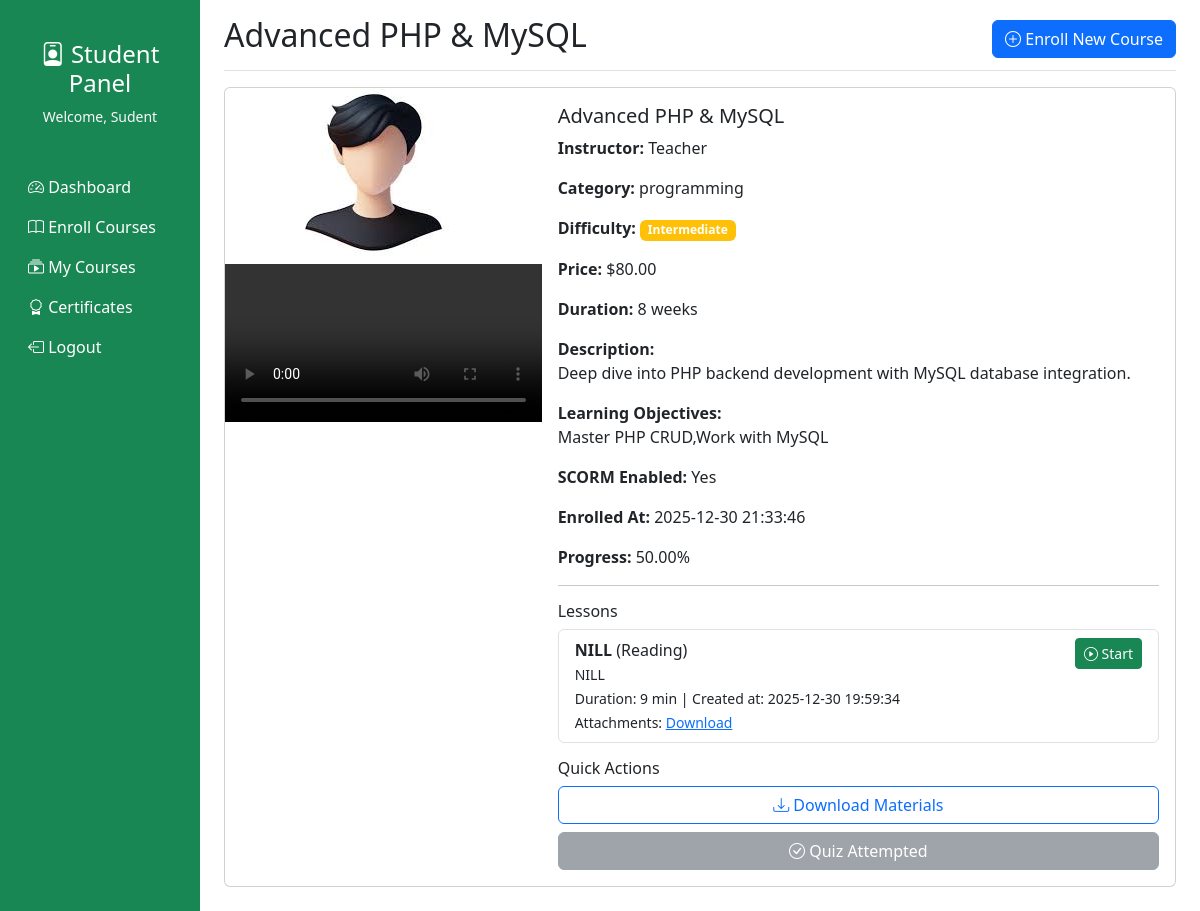
/student/my_courses.php?course_id=1 (signed in), run on the app's committed database.
### tables this page shows
CREATE TABLE `users` (
  `id` int(11) NOT NULL,
  `full_name` varchar(100) NOT NULL,
  `dob` date DEFAULT NULL,
  `email` varchar(150) NOT NULL,
  `phone` varchar(20) NOT NULL,
  `password` varchar(255) NOT NULL,
  `user_type` enum('student','instructor','admin','parents') NOT NULL,
  `profile` varchar(255) DEFAULT NULL,
  `terms_accepted` tinyint(1) DEFAULT 0,
  `status` enum('active','inactive','blocked') DEFAULT 'active',
  `created_at` timestamp NOT NULL DEFAULT current_timestamp(),
  `updated_at` timestamp NOT NULL DEFAULT current_timestamp() ON UPDATE current_timestamp()
);

CREATE TABLE `courses` (
  `id` int(11) NOT NULL,
  `fkteacherID` int(11) DEFAULT NULL,
  `title` varchar(255) NOT NULL,
  `category` varchar(100) NOT NULL,
  `difficulty` enum('beginner','intermediate','advanced') NOT NULL,
  `price` decimal(10,2) NOT NULL,
  `duration_weeks` int(11) NOT NULL,
  `description` text NOT NULL,
  `learning_objectives` text DEFAULT NULL,
  `thumbnail` varchar(255) NOT NULL,
  `intro_video` varchar(255) DEFAULT NULL,
  `materials` text DEFAULT NULL,
  `scorm_enabled` tinyint(1) DEFAULT 0,
  `status` enum('pending','approved','rejected') DEFAULT 'pending',
  `created_at` timestamp NOT NULL DEFAULT current_timestamp()
);

CREATE TABLE `course_enrollments` (
  `id` int(11) NOT NULL,
  `fkstudentID` int(11) NOT NULL,
  `fkcourseID` int(11) NOT NULL,
  `enrolled_at` timestamp NOT NULL DEFAULT current_timestamp(),
  `progress` decimal(5,2) DEFAULT 0.00,
  `enStatus` varchar(255) NOT NULL
);

CREATE TABLE `lessons` (
  `id` int(11) NOT NULL,
  `fkcourseID` int(11) NOT NULL,
  `fkteacherID` int(11) NOT NULL,
  `title` varchar(255) NOT NULL,
  `lesson_type` enum('video','reading','quiz','assignment') NOT NULL,
  `description` text DEFAULT NULL,
  `video` varchar(255) DEFAULT NULL,
  `content` text DEFAULT NULL,
  `attachments` text DEFAULT NULL,
  `duration_minutes` int(11) DEFAULT NULL,
  `lessstatus` enum('draft','published') DEFAULT 'draft',
  `created_at` timestamp NOT NULL DEFAULT current_timestamp()
);

### student/auth.php (called while the page is built, shortened)
<?php
if (!isset($_SESSION['authemail']) AND !isset($_SESSION['authemail']) AND $_SESSION['user_types']!='teacher' ) {
	header('location:../index.php');
}else {
	require_once 'db.php';
	$stquery = "SELECT * FROM users WHERE email =  '$_SESSION[authemail]' ";
	$stdata = mysqli_fetch_assoc(mysqli_query($conn, $stquery));
	$userid =  $stdata['id'];
	$full_name =  $stdata['full_name'];
}
?>

### student/my_courses.php (the view, shortened to what this page needs)
<?php
require_once 'header.php';
require_once 'db.php';
$student_id = $userid;
$course_id = intval($_GET['course_id']);
$course_query = mysqli_query($conn, "
    SELECT c.*, u.full_name as teacher_name, ce.progress, ce.enrolled_at
    FROM courses c
    INNER JOIN course_enrollments ce ON ce.fkcourseID = c.id
    LEFT JOIN users u ON c.fkteacherID = u.id
    WHERE c.id='$course_id' AND ce.fkstudentID='$student_id'
");
$course = mysqli_fetch_assoc($course_query);
$lessons_query = mysqli_query($conn, "
    SELECT * FROM lessons
    WHERE fkcourseID='$course_id'
    ORDER BY id ASC
");
$quiz_check = mysqli_query($conn,"
    SELECT id FROM quiz WHERE fkcourseID='$course_id'
");
$quiz_data = mysqli_fetch_assoc($quiz_check);
$quiz_id = $quiz_data['id'] ?? 0;
$attempt_check = mysqli_query($conn,"
    SELECT id FROM quiz_result
    WHERE student_id='$student_id' AND quiz_id='$quiz_id'
");
$already_attempted = mysqli_num_rows($attempt_check) > 0;
?>
<main class="col-md-9 ms-sm-auto col-lg-10 px-md-4">
    <div class="d-flex justify-content-between align-items-center pt-3 pb-2 mb-3 border-bottom">
        <h1 class="h2"><?= htmlspecialchars($course['title']) ?></h1>
        <a href="enroll_courses.php" class="btn btn-primary">
            <i class="bi bi-plus-circle"></i> Enroll New Course
        </a>
    </div>
    <div class="card mb-4">
        <div class="row g-0">
            <div class="col-md-4">
                <?php if($course['thumbnail']): ?>
                <img src="../instructor/uploads/<?= htmlspecialchars($course['thumbnail']) ?>"
                    class="img-fluid rounded-start" alt="Course Thumbnail">
                <?php endif; ?>
                <?php if($course['intro_video']): ?>
                <video width="100%" controls class="mt-2">
                    <source src="../instructor/uploads/<?= htmlspecialchars($course['intro_video']) ?>"
                        type="video/mp4">
                </video>
                <?php endif; ?>
            </div>
            <div class="col-md-8">
                <div class="card-body">
                    <h5 class="card-title"><?= htmlspecialchars($course['title']) ?></h5>
                    <p><strong>Instructor:</strong> <?= htmlspecialchars($course['teacher_name'] ?? 'N/A') ?></p>
                    <p><strong>Category:</strong> <?= htmlspecialchars($course['category']) ?></p>
                    <p><strong>Difficulty:</strong>
                        <span
                            class="badge bg-<?= $course['difficulty']=='beginner'?'success':($course['difficulty']=='intermediate'?'warning':'info') ?>">
                            <?= ucfirst($course['difficulty']) ?>
                        </span>
                    </p>
                    <p><strong>Price:</strong> $<?= $course['price'] ?></p>
                    <p><strong>Duration:</strong> <?= $course['duration_weeks'] ?> weeks</p>
                    <p><strong>Description:</strong><br><?= nl2br(htmlspecialchars($course['description'])) ?></p>
                    <p><strong>Learning
                            Objectives:</strong><br><?= nl2br(htmlspecialchars($course['learning_objectives'] ?? 'N/A')) ?>
                    </p>
                    <p><strong>SCORM Enabled:</strong> <?= $course['scorm_enabled'] ? 'Yes' : 'No' ?></p>
                    <p><strong>Enrolled At:</strong> <?= $course['enrolled_at'] ?></p>
                    <p><strong>Progress:</strong> <?= $course['progress'] ?>%</p>
                    <hr>
                    <h6>Lessons</h6>
                    <div class="list-group mb-3">
                        <?php while($lesson = mysqli_fetch_assoc($lessons_query)): ?>
                        <div class="list-group-item">
                            <div class="d-flex justify-content-between align-items-start">
                                <div>
                                    <strong><?= htmlspecialchars($lesson['title']) ?></strong>
                                    (<?= ucfirst($lesson['lesson_type']) ?>)
                                    <br>
                                    <small><?= htmlspecialchars($lesson['description'] ?? '') ?></small>
                                    <br>
                                    <small>Duration: <?= $lesson['duration_minutes'] ?? 'N/A' ?> min | Created at:
                                        <?= $lesson['created_at'] ?></small>
                                    <br>
                                    <?php if($lesson['attachments']): ?>
                                    <small>Attachments: <a href="../instructor/uploads/<?= $lesson['attachments'] ?>"
                                            download>Download</a></small>
                                    <?php endif; ?>
                                </div>
                                <a href="lesson_view.php?lesson_id=<?= $lesson['id'] ?>" class="btn btn-success btn-sm">
                                    <i class="bi bi-play-circle"></i> Start
                                </a>
                            </div>
                        </div>
                        <?php endwhile; ?>
                    </div>
                    <h6>Quick Actions</h6>
                    <div class="d-grid gap-2">
                        <?php if($course['materials']): ?>
                        <a href="../instructor/uploads/<?= $course['materials'] ?>" class="btn btn-outline-primary"
                            download>
                            <i class="bi bi-download"></i> Download Materials
                        </a>
                        <?php endif; ?>
                        <?php if($quiz_id): ?>
                        <?php if($already_attempted): ?>
                        <button class="btn btn-secondary" disabled>
                            <i class="bi bi-check-circle"></i> Quiz Attempted
                        </button>
                        <?php else: ?>
                        <a href="take_quiz.php?course_id=<?= $course['id'] ?>" class="btn btn-outline-info">
                            <i class="bi bi-clock-history"></i> Take Quiz
                        </a>
                        <?php endif; ?>
                        <?php else: ?>
                        <button class="btn btn-warning" disabled>
                            Quiz Not Available
                        </button>
                        <?php endif; ?>
                    </div>
                </div>
            </div>
        </div>
    </div>
</main>

### student/header.php (shortened to what this page needs)
<?php require_once 'auth.php' ?>
<!DOCTYPE html>
<html lang="en">
<head>
    <link href="https://cdn.jsdelivr.net/npm/bootstrap@5.3.0-alpha1/dist/css/bootstrap.min.css" rel="stylesheet">
    <link rel="stylesheet" href="https://cdn.jsdelivr.net/npm/bootstrap-icons@1.8.1/font/bootstrap-icons.css">
</head>
<body>
    <div class="container-fluid">
        <div class="row">
            <nav class="col-md-3 col-lg-2 d-md-block bg-success sidebar min-vh-100">
                <div class="position-sticky pt-3">
                    <div class="text-center py-4">
                        <h4 class="text-white"><i class="bi bi-person-badge"></i> Student Panel</h4>
                        <p class="text-light small">Welcome, <?php echo $full_name ?></p>
                    </div>
                    <ul class="nav flex-column">
                        <li class="nav-item">
                            <a class="nav-link active text-white" href="index.php">
                                <i class="bi bi-speedometer2"></i> Dashboard
                            </a>
                        </li>
                        <li class="nav-item">
                            <a class="nav-link text-white" href="enroll_courses.php">
                                <i class="bi bi-book"></i> Enroll Courses
                            </a>
                        </li>
                        <li class="nav-item">
                            <a class="nav-link text-white" href="view_courses.php">
                                <i class="bi bi-collection-play"></i> My Courses
                            </a>
                        </li>
                        <li class="nav-item">
                            <a class="nav-link text-white" href="certificates.php">
                                <i class="bi bi-award"></i> Certificates
                            </a>
                        </li>
                        <li class="nav-item">
                            <a class="nav-link text-white" href="logout.php">
                                <i class="bi bi-box-arrow-left"></i> Logout
                            </a>
                        </li>
                    </ul>
                </div>
            </nav>

### data on the page
users: full_name "Sudent"
courses: title "Advanced PHP & MySQL", thumbnail (picture), category "programming", difficulty "Intermediate", price "80.00", duration_weeks "8", description "Deep dive into PHP backend development with MySQL database integration.", learning_objectives "Master PHP CRUD,Work with MySQL"
users: full_name "Teacher"
course_enrollments: enrolled_at "2025-12-30 21:33:46", progress "50.00"
lessons: title "NILL", lesson_type "Reading", description "NILL", duration_minutes "9", created_at "2025-12-30 19:59:34"
